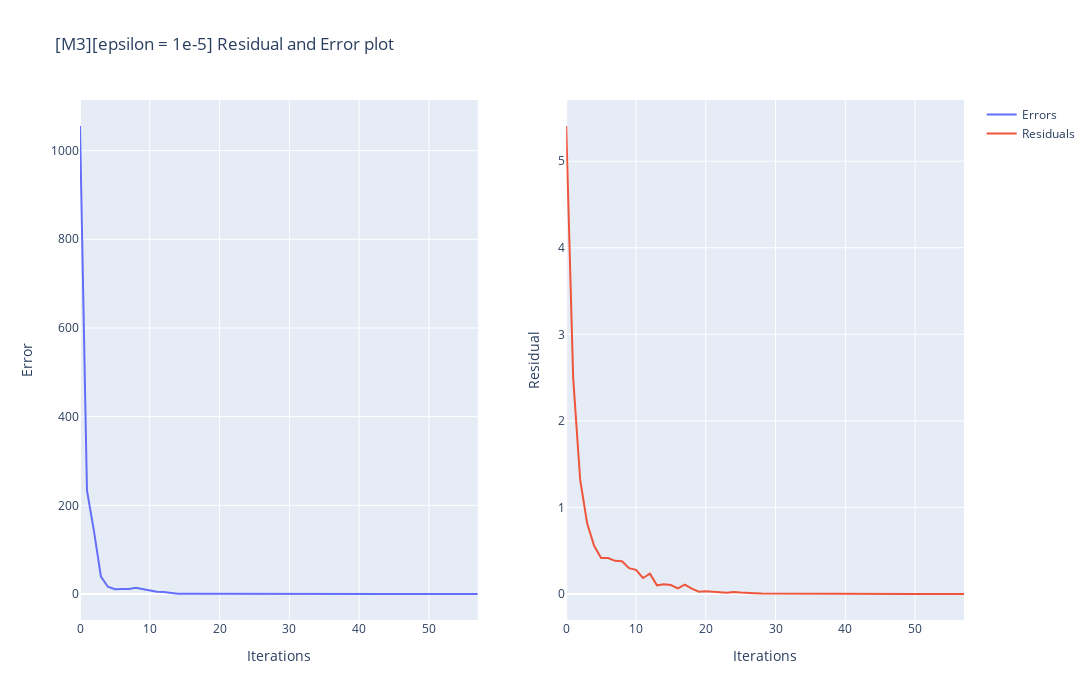

Notebook cell for this chart:
### Code cell
fig = make_subplots(rows=1, cols=2, shared_xaxes=False)
fig.add_trace( go.Scatter(x=list(range(0,len(errors_m3))), y=errors_m3,name="Errors"),
    row=1, col=1)
fig.add_trace(
    go.Scatter(x=list(range(0,len(residual_m3))), y=residual_m3,name="Residuals"), row=1, col=2
)
fig.update_xaxes(title_text="Iterations", row=1, col=1)
fig.update_yaxes(title_text="Error", row=1, col=1)
fig.update_xaxes(title_text="Iterations", row=1, col=2)
fig.update_yaxes(title_text="Residual", row=1, col=2)
fig.update_layout(height=700, width=1800,title_text="[M3][epsilon = 1e-5] Residual and Error plot").show()

### Figure 1 — Plotly figure (JSON) as saved in the notebook; plotly's stock layout.template omitted (floating-point values rounded to 4 significant figures)
{"data": [{"name": "Errors", "type": "scatter", "x": [0, 1, 2, 3, 4, 5, 6, 7, 8, 9, 10, 11, 12, 13, 14, 15, 16, 17, 18, 19, 20, 21, 22, 23, 24, 25, 26, 27, 28, 29, 30, 31, 32, 33, 34, 35, 36, 37, 38, 39, 40, 41, 42, 43, 44, 45, 46, 47, 48, 49, 50, 51, 52, 53, 54, 55, 56, 57], "xaxis": "x", "y": [1056.0, 233.6, 141.7, 39.14, 16.42, 10.87, 11.27, 11.19, 13.85, 10.59, 8.715, 5.23, 4.762, 2.38, 0.4673, 0.6721, 0.6013, 0.5693, 0.4105, 0.07414, 0.03049, 0.04352, 0.009992, 0.01946, 0.01592, 0.01676, 0.007778, 0.006259, 0.005177, 0.002801, 0.00232, 0.0006644, 0.00118, 0.0003615, 0.0004725, 0.0002675, 0.000193, 0.0001852, 8.849e-05, 3.836e-05, 2.624e-05, 2.071e-05, 1.389e-05, 6.388e-06, 4.562e-06, 3.514e-06, 1.758e-06, 1.103e-06, 7.783e-07, 3.168e-07, 1.915e-07, 1.891e-07, 1.155e-07, 1.011e-07, 1.12e-08, 2.455e-08, 1.806e-08, 6.22e-09], "yaxis": "y"}, {"name": "Residuals", "type": "scatter", "x": [0, 1, 2, 3, 4, 5, 6, 7, 8, 9, 10, 11, 12, 13, 14, 15, 16, 17, 18, 19, 20, 21, 22, 23, 24, 25, 26, 27, 28, 29, 30, 31, 32, 33, 34, 35, 36, 37, 38, 39, 40, 41, 42, 43, 44, 45, 46, 47, 48, 49, 50, 51, 52, 53, 54, 55, 56, 57], "xaxis": "x2", "y": [5.407, 2.494, 1.321, 0.8164, 0.5561, 0.4158, 0.4156, 0.3835, 0.3784, 0.2992, 0.2794, 0.1846, 0.2344, 0.09998, 0.1126, 0.103, 0.06501, 0.1076, 0.06203, 0.02708, 0.03302, 0.02376, 0.0204, 0.01558, 0.02215, 0.01618, 0.009389, 0.009762, 0.006121, 0.006292, 0.003711, 0.004808, 0.003144, 0.002587, 0.002424, 0.001697, 0.001252, 0.001313, 0.0008159, 0.0007006, 0.0005462, 0.0004146, 0.0003541, 0.0002411, 0.0001857, 0.0001822, 0.0001079, 0.0001284, 8.955e-05, 5.747e-05, 5.851e-05, 3.083e-05, 6.183e-05, 3.639e-05, 1.431e-05, 2.178e-05, 1.454e-05, 6.754e-06], "yaxis": "y2"}], "layout": {"height": 700, "title": {"text": "[M3][epsilon = 1e-5] Residual and Error plot"}, "width": 1800, "xaxis": {"anchor": "y", "domain": [0, 0.45], "title": {"text": "Iterations"}}, "xaxis2": {"anchor": "y2", "domain": [0.55, 1], "title": {"text": "Iterations"}}, "yaxis": {"anchor": "x", "domain": [0, 1], "title": {"text": "Error"}}, "yaxis2": {"anchor": "x2", "domain": [0, 1], "title": {"text": "Residual"}}}}
